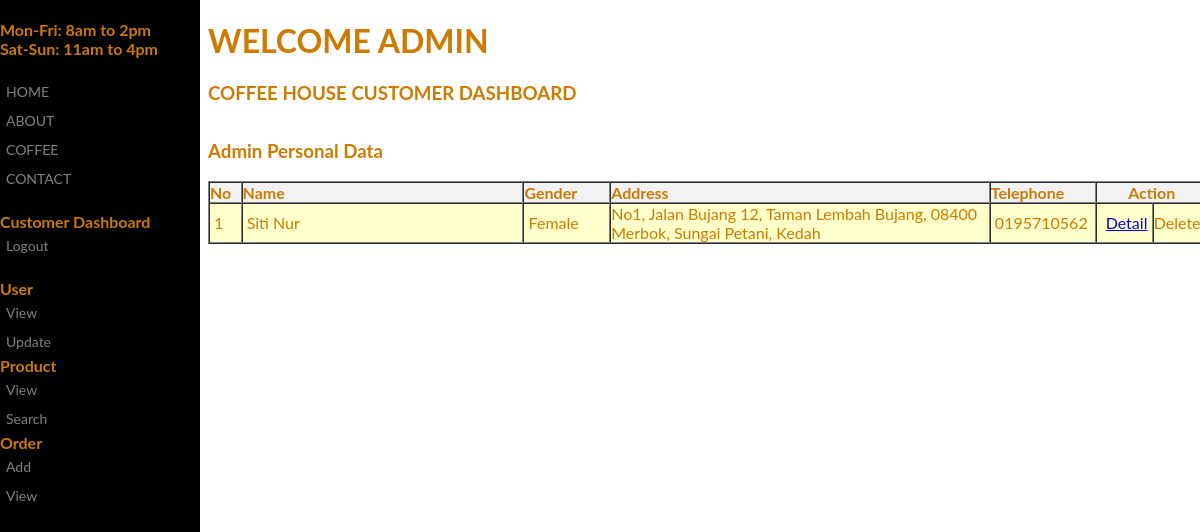
The app's page /user/view_user.php (signed in) with its own data.
### tables this page shows
CREATE TABLE `user` (
  `user_id` int(4) NOT NULL,
  `username` varchar(20) NOT NULL,
  `password` varchar(10) NOT NULL,
  `name` varchar(50) NOT NULL,
  `gender` int(2) NOT NULL,
  `address` varchar(100) NOT NULL,
  `telephone` varchar(10) NOT NULL,
  `email` varchar(50) NOT NULL,
  `picture` varchar(100) NOT NULL,
  `level_id` int(10) NOT NULL
);

### user/view_user.php (the view, shortened to what this page needs)
<?php
include('../include/dbconn.php');
?>
<!DOCTYPE html>
<html>
<head>
</head>
<body>
<div class="sidenav">
<b>
 Mon-Fri: 8am to 2pm <br>
 Sat-Sun: 11am to 4pm
</b><br><br>
  <a href="../index.html">HOME</a>
  <a href="#">ABOUT</a>
  <a href="#">COFFEE</a>
  <a href="#">CONTACT</a>
  <br>
  <b> Customer Dashboard</b>
  <a href="../login/logout.php">Logout</a>
  <br>
  <b>User</b>
  <a href="view_user.php">View</a>
  <a href="update_user.php">Update</a>
  <b>Product</b>
  <a href="view_product.php">View</a>
  <a href="search_product.php">Search</a>
  <b>Order</b>
  <a href="add_order.php">Add</a>
  <a href="view_order.php">View</a>
</div>
<div class="main">
  <div class="greatinguser">
	<h1>Welcome <?php echo $_SESSION['username']; ?></h1>
	<h3>Coffee House Customer Dashboard</h3>
  </div>
</div>
<div class="main">
<h3> <?php echo ucwords (strtolower($_SESSION['username']));?> Personal Data</h3>
<?php
    $user_name = $_SESSION['username'];
	$query = "SELECT * FROM user where username = '$user_name' ";
	$result = mysqli_query($dbconn, $query) or die ("Error: " . mysqli_error($dbconn));
	$numrow = mysqli_num_rows($result);
?>
    <table width="200%" border="1" align="center" cellpadding="0" cellspacing="0">
      <tr align="left" bgcolor="#f2f2f2">
        <th width="3%">No</td>
        <th width="26%">Name</td>
        <th width="8%">Gender</td>
        <th width="35%">Address</td>
        <th width="9%">Telephone</td>
        <th align="center" colspan="2">Action</td>
      </tr>
      <?php
	  for ($a=0; $a<$numrow; $a++) {
		$row = mysqli_fetch_array($result);
	  ?>
		<tr bgcolor='#FFFFCC'>
			<td>&nbsp;<?php echo $a+1; ?></td>
			<td>&nbsp;<?php echo ucwords (strtolower($row['name'])); ?></td>
   			<td>&nbsp;<?php if ($row['gender']==1){ echo 'Male'; }else{ echo 'Female'; } ?></td>
			<td><?php echo ucwords (strtolower($row['address'])); ?></td>
			<td>&nbsp;<?php echo $row['telephone']; ?></td>
			<td width="5%">&nbsp;&nbsp;<a class="one" href="detail_user.php?user=<?php echo $user_name ;?>">Detail</a></td>
			<td width="5%">Delete</td>
		</tr>
      <?php
	  }?>
    </table>
</div>
</body>
</html>

### user/view_user.php (style rules this page uses)
body { font-family: "Lato", sans-serif; color: #cc7a00; background-image:url(''); background-repeat: no-repeat; background-attachment: fixed; background-size: cover; background-color: #ffffff; }
div { max-width: 500px; height: 100px; }
.sidenav { height: 100%; width: 200px; position: fixed; z-index: 1; top: 0; left: 0; background-color: #000000; overflow-x: hidden; padding-top: 20px; }
.sidenav a { padding: 6px 6px 6px 6px; text-decoration: none; font-size: 14px; color: #818181; display: block; }
.greatinguser { text-transform: uppercase; }
.main { margin-left: 200px; }

### records on screen
user: name "Siti Nur", gender "Female", address "No1, Jalan Bujang 12, Taman Lembah Bujang, 08400 Merbok, Sungai Petani, Kedah", telephone "0195710562"

### other values on screen
$_SESSION['username'] "ADMIN"
$_SESSION['username'] "Admin"
